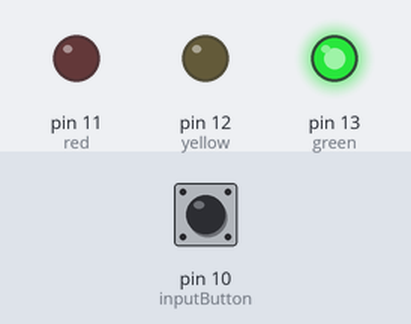
Recording of a sketch running on a simulated Arduino Uno, built with avr-gcc and run on an emulated ATmega328P. Parts: output pins drawn as LEDs (lit = HIGH). Inputs (shaded band) come from the test bench; at power-on: pin 10 (inputButton) LOW.

Above: at 3.8 s.
3.9 s: pin 10 (inputButton) pulled HIGH for 0.15 s
At 5.1 s:
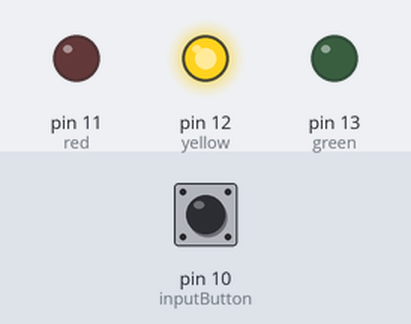
5.5 s: pin 10 (inputButton) pulled HIGH for 3.2 s
At 7.4 s:
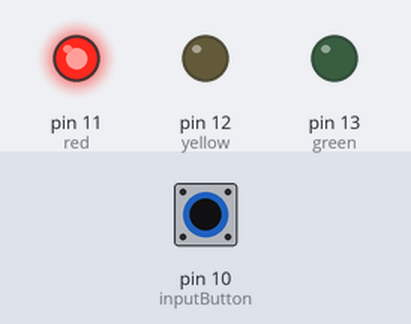
Timing chart, 0 to 13.2 s (numbered marks = the images above; inputs shaded):
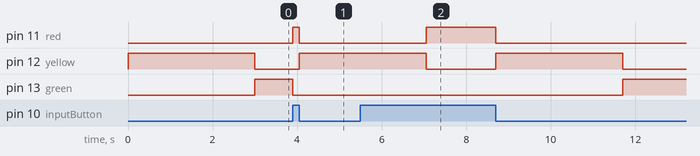

The sketch:

Trafic_Light.ino
```cpp
int inputButton = 10;
int green = 13;
int yellow = 12;
int red = 11;
bool justGreen = true;

void setup() {
  // put your setup code here, to run once:
  pinMode(inputButton,INPUT);
  pinMode(green,OUTPUT);
  pinMode(yellow,OUTPUT);
  pinMode(red,OUTPUT);

}

void loop() {
  // put your main code here, to run repeatedly:
  int buttonState = digitalRead(inputButton);
  if(buttonState == HIGH){
    digitalWrite(red, HIGH);
    digitalWrite(yellow,LOW);
    digitalWrite(green, LOW);
    justGreen = true;
  } else if(justGreen == true){
    digitalWrite(yellow,HIGH);
    digitalWrite(green, LOW);
    digitalWrite(red, LOW);
    delay(3000);
    justGreen = false;
  } else{
    digitalWrite(green, HIGH);
    digitalWrite(yellow,LOW);
    digitalWrite(red, LOW);
  }

}
```

Measured:
- after the input at 3.9 s, pin 11 (red): LOW → HIGH at once, → LOW 0.15 s later; pin 12 (yellow): LOW → HIGH after 0.15 s; pin 13 (green): HIGH → LOW at once
- after the input at 5.5 s, pin 11 (red): LOW → HIGH after 1.6 s, → LOW 1.6 s later; pin 13 (green): LOW → HIGH after 6.2 s instead of 1.6 s
